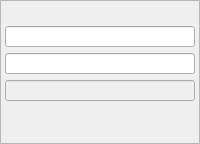
    <widget class="QFrame" name="frame_3">
     <property name="frameShape">
      <enum>QFrame::StyledPanel</enum>
     </property>
     <property name="frameShadow">
      <enum>QFrame::Raised</enum>
     </property>
     <layout class="QGridLayout" name="gridLayout_4">
      <property name="leftMargin">
       <number>4</number>
      </property>
      <property name="topMargin">
       <number>4</number>
      </property>
      <property name="rightMargin">
       <number>4</number>
      </property>
      <property name="bottomMargin">
       <number>4</number>
      </property>
      <item row="0" column="0">
       <widget class="PyDMEnumButton" name="PyDMEnumButton_13">
        <property name="sizePolicy">
         <sizepolicy hsizetype="Preferred" vsizetype="Preferred">
          <horstretch>1</horstretch>
          <verstretch>1</verstretch>
         </sizepolicy>
        </property>
        <property name="minimumSize">
         <size>
          <width>0</width>
          <height>0</height>
         </size>
        </property>
        <property name="maximumSize">
         <size>
          <width>16777215</width>
          <height>48</height>
         </size>
        </property>
        <property name="font">
         <font>
          <pointsize>8</pointsize>
         </font>
        </property>
        <property name="toolTip">
         <string/>
        </property>
        <property name="styleSheet">
         <string notr="true">QPushButton{font: 8px;}</string>
        </property>
        <property name="channel" stdset="0">
         <string>ca://${DEVICE}:WFENG${ENG}_ENABLE3</string>
        </property>
        <property name="orientation" stdset="0">
         <enum>Qt::Horizontal</enum>
        </property>
        <property name="marginTop" stdset="0">
         <number>0</number>
        </property>
        <property name="marginBottom" stdset="0">
         <number>0</number>
        </property>
        <property name="marginLeft" stdset="0">
         <number>0</number>
        </property>
        <property name="marginRight" stdset="0">
         <number>0</number>
        </property>
        <property name="horizontalSpacing" stdset="0">
         <number>0</number>
        </property>
        <property name="verticalSpacing" stdset="0">
         <number>0</number>
        </property>
       </widget>
      </item>
      <item row="1" column="0">
       <widget class="PyDMEnumButton" name="PyDMEnumButton_14">
        <property name="sizePolicy">
         <sizepolicy hsizetype="Preferred" vsizetype="Preferred">
          <horstretch>1</horstretch>
          <verstretch>1</verstretch>
         </sizepolicy>
        </property>
        <property name="minimumSize">
         <size>
          <width>0</width>
          <height>0</height>
         </size>
        </property>
        <property name="maximumSize">
         <size>
          <width>16777215</width>
          <height>48</height>
         </size>
        </property>
        <property name="font">
         <font>
          <pointsize>8</pointsize>
         </font>
        </property>
        <property name="toolTip">
         <string/>
        </property>
        <property name="styleSheet">
         <string notr="true">QPushButton{font: 8px;}</string>
        </property>
        <property name="channel" stdset="0">
         <string>ca://${DEVICE}:WFENG${ENG}_MODE3</string>
        </property>
        <property name="orientation" stdset="0">
         <enum>Qt::Horizontal</enum>
        </property>
        <property name="marginTop" stdset="0">
         <number>0</number>
        </property>
        <property name="marginBottom" stdset="0">
         <number>0</number>
        </property>
        <property name="marginLeft" stdset="0">
         <number>0</number>
        </property>
        <property name="marginRight" stdset="0">
         <number>0</number>
        </property>
        <property name="horizontalSpacing" stdset="0">
         <number>0</number>
        </property>
        <property name="verticalSpacing" stdset="0">
         <number>0</number>
        </property>
       </widget>
      </item>
      <item row="2" column="0">
       <widget class="PyDMEnumButton" name="PyDMEnumButton_15">
        <property name="sizePolicy">
         <sizepolicy hsizetype="Preferred" vsizetype="Preferred">
          <horstretch>1</horstretch>
          <verstretch>1</verstretch>
         </sizepolicy>
        </property>
        <property name="minimumSize">
         <size>
          <width>0</width>
          <height>0</height>
         </size>
        </property>
        <property name="maximumSize">
         <size>
          <width>16777215</width>
          <height>48</height>
         </size>
        </property>
        <property name="font">
         <font>
          <pointsize>8</pointsize>
         </font>
        </property>
        <property name="toolTip">
         <string/>
        </property>
        <property name="styleSheet">
         <string notr="true">QPushButton{font: 8px;}</string>
        </property>
        <property name="channel" stdset="0">
         <string>ca://${DEVICE}:WFENG${ENG}_MSGDEST3 </string>
        </property>
        <property name="orientation" stdset="0">
         <enum>Qt::Horizontal</enum>
        </property>
        <property name="marginTop" stdset="0">
         <number>0</number>
        </property>
        <property name="marginBottom" stdset="0">
         <number>0</number>
        </property>
        <property name="marginLeft" stdset="0">
         <number>0</number>
        </property>
        <property name="marginRight" stdset="0">
         <number>0</number>
        </property>
        <property name="horizontalSpacing" stdset="0">
         <number>0</number>
        </property>
        <property name="verticalSpacing" stdset="0">
         <number>0</number>
        </property>
       </widget>
      </item>
      <item row="3" column="0">
       <widget class="PyDMLineEdit" name="PyDMLineEdit_13">
        <property name="sizePolicy">
         <sizepolicy hsizetype="Preferred" vsizetype="Preferred">
          <horstretch>1</horstretch>
          <verstretch>1</verstretch>
         </sizepolicy>
        </property>
        <property name="maximumSize">
         <size>
          <width>16777215</width>
          <height>16777215</height>
         </size>
        </property>
        <property name="font">
         <font>
          <pointsize>8</pointsize>
         </font>
        </property>
        <property name="toolTip">
         <string/>
        </property>
        <property name="readOnly">
         <bool>false</bool>
        </property>
        <property name="channel" stdset="0">
         <string>ca://${DEVICE}:WFENG${ENG}_STARTADDR3</string>
        </property>
       </widget>
      </item>
      <item row="4" column="0">
       <widget class="PyDMLineEdit" name="PyDMLineEdit_14">
        <property name="enabled">
         <bool>true</bool>
        </property>
        <property name="sizePolicy">
         <sizepolicy hsizetype="Preferred" vsizetype="Preferred">
          <horstretch>1</horstretch>
          <verstretch>1</verstretch>
         </sizepolicy>
        </property>
        <property name="maximumSize">
         <size>
          <width>16777215</width>
          <height>16777215</height>
         </size>
        </property>
        <property name="font">
         <font>
          <pointsize>8</pointsize>
         </font>
        </property>
        <property name="toolTip">
         <string/>
        </property>
        <property name="readOnly">
         <bool>false</bool>
        </property>
        <property name="channel" stdset="0">
         <string>ca://${DEVICE}:WFENG${ENG}_ENDADDR3</string>
        </property>
       </widget>
      </item>
      <item row="5" column="0">
       <widget class="PyDMLineEdit" name="PyDMLineEdit_15">
        <property name="enabled">
         <bool>false</bool>
        </property>
        <property name="sizePolicy">
         <sizepolicy hsizetype="Preferred" vsizetype="Preferred">
          <horstretch>1</horstretch>
          <verstretch>1</verstretch>
         </sizepolicy>
        </property>
        <property name="maximumSize">
         <size>
          <width>16777215</width>
          <height>16777215</height>
         </size>
        </property>
        <property name="font">
         <font>
          <pointsize>8</pointsize>
         </font>
        </property>
        <property name="toolTip">
         <string/>
        </property>
        <property name="channel" stdset="0">
         <string>ca://${DEVICE}:WFENG${ENG}_FRAFTTRG3</string>
        </property>
       </widget>
      </item>
      <item row="6" column="0">
       <widget class="PyDMLabel" name="PyDMLabel_9">
        <property name="sizePolicy">
         <sizepolicy hsizetype="Preferred" vsizetype="Preferred">
          <horstretch>1</horstretch>
          <verstretch>1</verstretch>
         </sizepolicy>
        </property>
        <property name="minimumSize">
         <size>
          <width>0</width>
          <height>0</height>
         </size>
        </property>
        <property name="maximumSize">
         <size>
          <width>16777215</width>
          <height>16777215</height>
         </size>
        </property>
        <property name="font">
         <font>
          <pointsize>8</pointsize>
         </font>
        </property>
        <property name="toolTip">
         <string/>
        </property>
        <property name="styleSheet">
         <string notr="true"/>
        </property>
        <property name="text">
         <string/>
        </property>
        <property name="channel" stdset="0">
         <string>ca://${DEVICE}:WFENG${ENG}_WRADDR3</string>
        </property>
       </widget>
      </item>
      <item row="7" column="0">
       <widget class="PyDMLabel" name="PyDMLabel_10">
        <property name="sizePolicy">
         <sizepolicy hsizetype="Preferred" vsizetype="Preferred">
          <horstretch>1</horstretch>
          <verstretch>1</verstretch>
         </sizepolicy>
        </property>
        <property name="maximumSize">
         <size>
          <width>16777215</width>
          <height>16777215</height>
         </size>
        </property>
        <property name="font">
         <font>
          <pointsize>8</pointsize>
         </font>
        </property>
        <property name="toolTip">
         <string/>
        </property>
        <property name="styleSheet">
         <string notr="true"/>
        </property>
        <property name="text">
         <string/>
        </property>
        <property name="channel" stdset="0">
         <string>ca://${DEVICE}:WFENG${ENG}_STATUS3</string>
        </property>
       </widget>
      </item>
     </layout>
    </widget>
